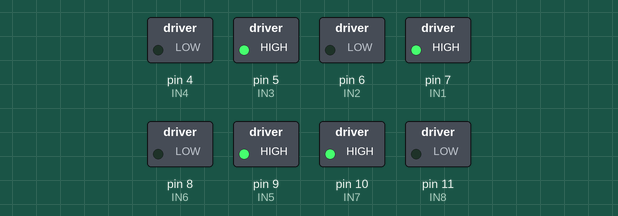
The sketch below on a simulated Arduino Uno, built with avr-gcc and run on an emulated ATmega328P. Shown: switched loads named in the sketch (green lamp = pin HIGH).

Above: at 0.1 s.
At 60.1 s:
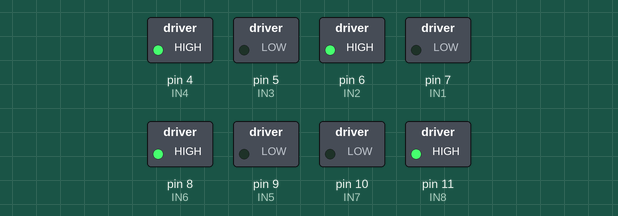
At 90.1 s:
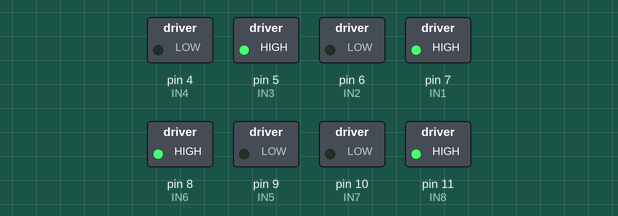
At 125.1 s:
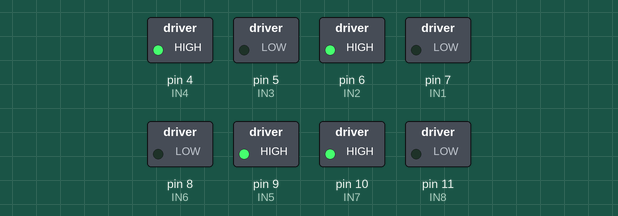
Timing chart, 0 to 126.6 s (numbered marks = the images above):
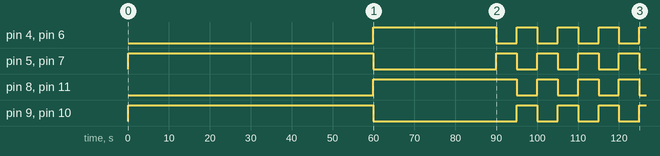

The sketch:

4DC_Motors.ino
```cpp
// الشريحة الأولى
const int IN1 = 7;
const int IN2 = 6;
const int IN3 = 5;
const int IN4 = 4;

// الشريحة الثانية
const int IN5 = 9;
const int IN6 = 8;
const int IN7 = 10;
const int IN8 = 11;

void setup() {
  pinMode(IN1, OUTPUT);
  pinMode(IN2, OUTPUT);
  pinMode(IN3, OUTPUT);
  pinMode(IN4, OUTPUT);

  pinMode(IN5, OUTPUT);
  pinMode(IN6, OUTPUT);
  pinMode(IN7, OUTPUT);
  pinMode(IN8, OUTPUT);
}

void loop() {

  // للأمام لمدة دقيقة
  forward();
  delay(60000);

  // للخلف لمدة 30 ثانية
  backward();
  delay(30000);

  // يمين ويسار بالتناوب لمدة دقيقة
  for (int i = 0; i < 6; i++) {

    rightTurn();
    delay(5000);

    leftTurn();
    delay(5000);
  }


  stopMotors();
  while (true);   // ينفذ مرة واحدة فقط
}


//==================== الدوال ====================

void forward() {
  digitalWrite(IN1, HIGH);
  digitalWrite(IN2, LOW);

  digitalWrite(IN3, HIGH);
  digitalWrite(IN4, LOW);

  digitalWrite(IN5, HIGH);
  digitalWrite(IN6, LOW);

  digitalWrite(IN7, HIGH);
  digitalWrite(IN8, LOW);
}

void backward() {
  digitalWrite(IN1, LOW);
  digitalWrite(IN2, HIGH);

  digitalWrite(IN3, LOW);
  digitalWrite(IN4, HIGH);

  digitalWrite(IN5, LOW);
  digitalWrite(IN6, HIGH);

  digitalWrite(IN7, LOW);
  digitalWrite(IN8, HIGH);
}

void rightTurn() {

  // المحركات اليسار للأمام
  digitalWrite(IN1, HIGH);
  digitalWrite(IN2, LOW);

  digitalWrite(IN3, HIGH);
  digitalWrite(IN4, LOW);

  // المحركات اليمين للخلف
  digitalWrite(IN5, LOW);
  digitalWrite(IN6, HIGH);

  digitalWrite(IN7, LOW);
  digitalWrite(IN8, HIGH);
}

void leftTurn() {

  // المحركات اليسار للخلف
  digitalWrite(IN1, LOW);
  digitalWrite(IN2, HIGH);

  digitalWrite(IN3, LOW);
  digitalWrite(IN4, HIGH);

  // المحركات اليمين للأمام
  digitalWrite(IN5, HIGH);
  digitalWrite(IN6, LOW);

  digitalWrite(IN7, HIGH);
  digitalWrite(IN8, LOW);
}

void stopMotors() {

  digitalWrite(IN1, LOW);
  digitalWrite(IN2, LOW);

  digitalWrite(IN3, LOW);
  digitalWrite(IN4, LOW);

  digitalWrite(IN5, LOW);
  digitalWrite(IN6, LOW);

  digitalWrite(IN7, LOW);
  digitalWrite(IN8, LOW);
}
```

Measured:
- by itself, pin 4 (IN4), pin 6 (IN2): LOW → HIGH at 60.0 s, → LOW 30.0 s later, → HIGH 5.0 s later, → LOW 5.0 s later, … (9 changes in this stretch)
- by itself, pin 5 (IN3), pin 7 (IN1): goes HIGH 60.0 s, LOW 30.0 s, 3 × (HIGH 5.0 s, LOW 5.0 s), HIGH 5.0 s, then LOW
- by itself, pin 8 (IN6), pin 11 (IN8): LOW → HIGH at 60.0 s, → LOW 35.0 s later, → HIGH 5.0 s later, → LOW 5.0 s later, … (8 changes in this stretch)
- by itself, pin 9 (IN5), pin 10 (IN7): goes HIGH 60.0 s, LOW 35.0 s, 3 × (HIGH 5.0 s, LOW 5.0 s), then HIGH
